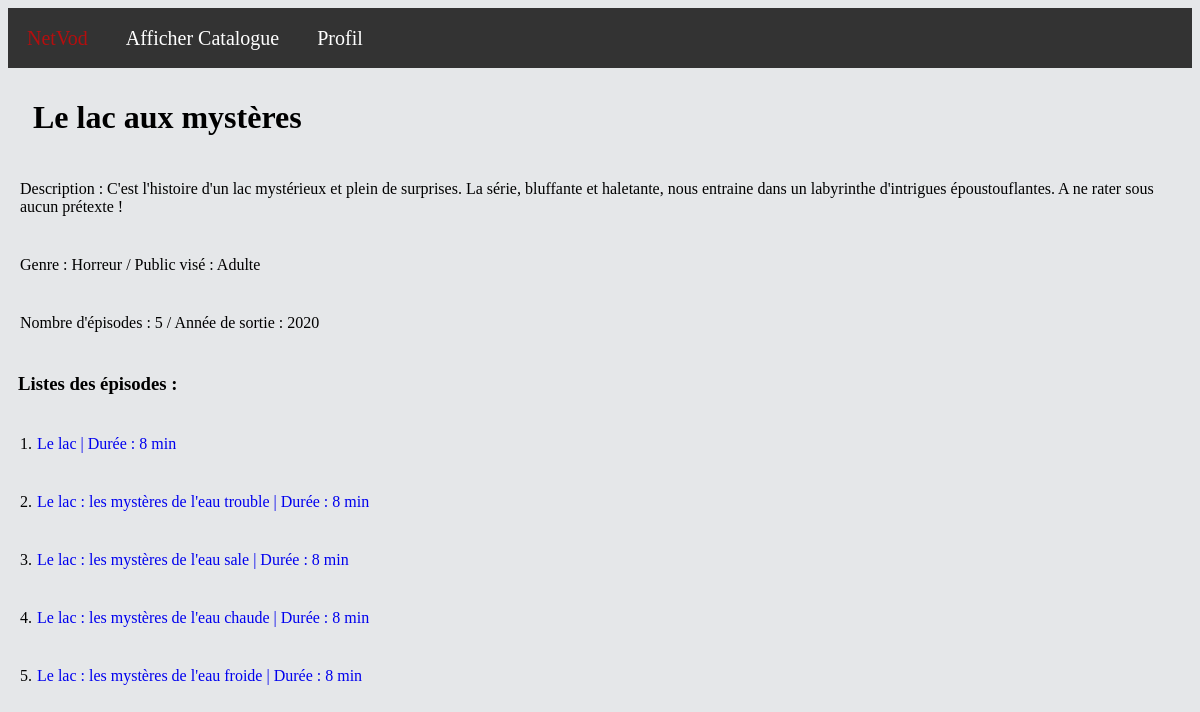
The app's page /?action=display-serie&id=1 (signed in) with its own data.
### tables this page shows
CREATE TABLE `serie` (
  `id` int(11) NOT NULL,
  `titre` varchar(128) NOT NULL,
  `descriptif` text NOT NULL,
  `img` varchar(256) NOT NULL,
  `genre` varchar(256) NOT NULL,
  `publicVise` varchar(256) NOT NULL,
  `annee` int(11) NOT NULL,
  `date_ajout` date NOT NULL
);

CREATE TABLE `episode` (
  `id` int(11) NOT NULL,
  `numero` int(11) NOT NULL DEFAULT 1,
  `titre` varchar(128) NOT NULL,
  `resume` text DEFAULT NULL,
  `duree` int(11) NOT NULL DEFAULT 0,
  `file` varchar(256) DEFAULT NULL,
  `serie_id` int(11) DEFAULT NULL,
  `image` varchar(50) NOT NULL
);

### index.php (called while the page is built, shortened)
<?php
$html = new Dispatcher();
$html->run();

### src/classes/video/Serie.php (called while the page is built, shortened)
<?php
class Serie
{
    public function __construct(string $titre, string $img, string $genre, string $publiqueVise, string $descriptif, string $sortie, string $dateAjout,int $id, array $listEpisode = [])
    {
        $this->titre = $titre;
        $this->genre = $genre;
        $this->publiqueVise = $publiqueVise;
        $this->descriptif = $descriptif;
        $this->sortie = $sortie;
    }
    public function __get(string $at): mixed
    {
        if (property_exists($this, $at)) {
            return $this->$at;
        } else {
            throw new \Exception("$at: invalid property");
        }
    }
    public static function creerSerie(int $id): Serie
    {
        $bdd = ConnectionFactory::makeConnection();
        $req1 = $bdd->prepare("Select * from serie where id=:id");
        $req1->bindParam(":id", $id);
        $req1->execute();
        $d = $req1->fetch();
        $serie = new Serie($d['titre'],$d['img'], $d['genre'], $d['publicVise'], $d['descriptif'], $d['annee'],$d['date_ajout'], $d['id']);
        $req2 = $bdd->prepare("Select episode.id from serie inner join episode on serie.id = episode.serie_id where serie.id=:id");
        $req2->bindParam(":id", $id);
        $req2->execute();
        while ($d = $req2->fetch()) {
            $ep = Episode::chercherEpisode($d['id']);
            $serie->ajouterEpisode($ep);
        }
        return $serie;
    }
}

### src/classes/video/Episode.php (called while the page is built, shortened)
<?php
class Episode
{
    public function __construct(string $titre, string $source, string $image, string $resume, int $numero, int $duree,int $serie)
    {
        $this->titre = $titre;
        $this->duree = $duree;
    }
    public static function chercherEpisode(int $id):Episode{
        $bdd = ConnectionFactory::makeConnection();
        $requete = $bdd->prepare("Select * from episode where id=:id");
        $requete->bindParam(":id",$id);
        $requete->execute();
        $d = $requete->fetch();
        return new Episode($d['titre'],"video/".$d['file'],"Image/beach.jpg",$d['resume'],$d['numero'],$d['duree'],$d['serie_id']);
    }
    public static function chercherEpisodeTitre(string $titre):int {
        $bdd = ConnectionFactory::makeConnection();
        $requete = $bdd->prepare("Select id from episode where titre=?");
        $requete->bindParam(1,$titre);
        $requete->execute();
        $d = $requete->fetch();
        return $d['id'];
    }
    public function __get(string $at):mixed {
        if (property_exists($this, $at)) {
            return $this->$at;
        }else {
            throw new \Exception("$at: invalid property");
        }
    }
}

### src/classes/render/EpisodeRender.php (the view, shortened to what this page needs)
<?php
class EpisodeRender extends Render
{
    protected Episode $ep;
    public function __construct(Episode $ep){
        $this->ep = $ep;
    }
    public function render(int $selector=1): string
    {
        $html = "";
        if($selector===2){
            $html = "<a href='?action=display-episode&id=" . Episode::chercherEpisodeTitre($this->ep->titre) . "' id='lien'>{$this->ep->titre}    | Durée : {$this->ep->duree} min</a>";
        }
        return $html;
    }
}

### src/classes/render/SerieRender.php (shortened to what this page needs)
<?php
class SerieRender extends Render
{
    protected ?Serie $list=null;
    public function __construct(Serie $list){
        $this->list = $list;
    }
    public function render(int $selector): string
    {
        $html = "
            <div><h1>{$this->list->titre}</h1>".
            "<p>Description : {$this->list->descriptif}</p>".
            "<p>Genre : {$this->list->genre} /  Public visé : {$this->list->publiqueVise}</p>";
        $html.="<p>Nombre d'épisodes : {$this->list->nmbEpisode} / Année de sortie : {$this->list->sortie} </p>";
        $html .="<h3>Listes des épisodes : </h3>";
        $i = 1;
        foreach($this->list->listEpisode as $track){
            $episodeRender = new EpisodeRender($track);
            $html .= "<p>" .$i.". ".$episodeRender->render($selector)."</p>";
            $i++;
        }
        $html.="</div>";
        $this->render = $html;
        return $this->render;
    }
}

### css/style.css (style rules this page uses)
a { height: 20px; outline: none; text-decoration: none; padding: 2px 1px 0; }
h1 { padding-top: 10px; padding-left: 25px; padding-bottom: 10px; }
h3 { padding: 10px; }
p { padding : 12px; }
body { background: #E5E7E9; }

### records on screen
serie: titre "Le lac aux mystères", descriptif "C'est l'histoire d'un lac mystérieux et plein de surprises. La série, bluffante et haletante, nous entraine dans un labyrinthe d'intrigues époustouflantes. A ne rater sous aucun prétexte !", genre "Horreur", publicVise "Adulte", annee "2020"
episode: titre "Le lac", duree "8"
episode: titre "Le lac : les mystères de l'eau trouble", duree "8"
episode: titre "Le lac : les mystères de l'eau sale", duree "8"
episode: titre "Le lac : les mystères de l'eau chaude", duree "8"
episode: titre "Le lac : les mystères de l'eau froide", duree "8"

### other values on screen
$this->list->nmbEpisode "5"
